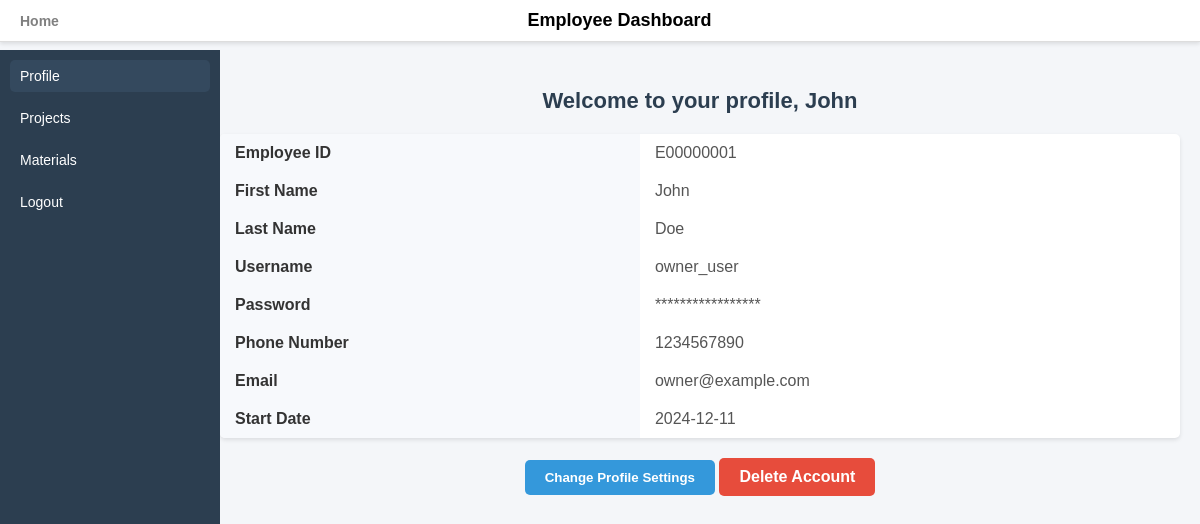
The app's page /employee_main/E00000001, older data.
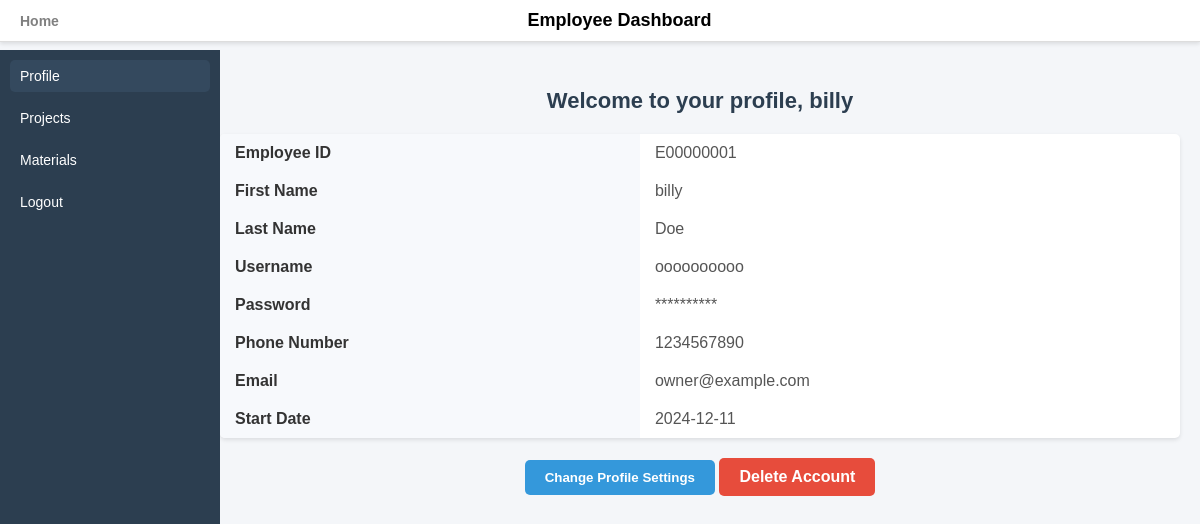
The same page, newer data.
### tables this page shows
CREATE TABLE EMPLOYEE (
                          EMPLOYEE_ID    CHAR(9)        NOT NULL,
                          FNAME          VARCHAR(15)    NOT NULL,
                          LNAME          VARCHAR(15),
                          PHONE_NUMBER   INT(10)        NOT NULL,
                          START_DATE     DATE           NOT NULL,
                          USERNAME       VARCHAR(35)    NOT NULL,
                          PASSWORD       VARCHAR(99)    NOT NULL,
                          EMAIL          VARCHAR(50)    NOT NULL,
                          IS_OWNER       BOOLEAN        NOT NULL DEFAULT FALSE,
                          IS_WORKER      BOOLEAN        NOT NULL DEFAULT TRUE,
                          PRIMARY KEY (EMPLOYEE_ID),
                          UNIQUE (USERNAME),
                          UNIQUE (EMAIL),
                          CONSTRAINT CHECK_ROLE CHECK (IS_OWNER != IS_WORKER)
);

### app.py (the view)
@app.route('/employee_main/<employee_id>')
def employee_main(employee_id):
    conn = get_db_connection()
    cursor = conn.cursor()
    cursor.execute("SELECT * FROM EMPLOYEE WHERE EMPLOYEE_ID = ?", (employee_id,))
    employee = cursor.fetchone()
    conn.close()
    if employee:
        employee_dict = dict(employee)
        employee_dict['MASKED_PASSWORD'] = '*' * len(employee_dict['PASSWORD'])
        return render_template('EmployeeMain.html', employee=employee_dict)
    else:
        flash("Employee not found.", 'error')
        return redirect(url_for('employee_login'))

### app.py (called while the page is built)
def get_db_connection():
    conn = sqlite3.connect('CustomerDB.db')
    conn.row_factory = sqlite3.Row
    return conn

### templates/EmployeeMain.html (shortened to what this page needs)
<!DOCTYPE html>
<html lang="en">
<head>
    <link rel="stylesheet" href="{{ url_for('static', filename='EmployeeMain.css') }}">
</head>
<body>
<div class="wrapper">
    <header class="topbar">
        <a href='/' class="home-link">Home</a>
        <h1>Employee Dashboard</h1>
    </header>
    <nav class="sidebar">
        <ul>
            <li><a href="#" class="nav-link active" data-section="profile">Profile</a></li>
            <li><a href="#" class="nav-link" data-section="project-dashboard">Projects</a></li>
            <li><a href="#" class="nav-link" data-section="materials-dashboard">Materials</a></li>
            <li><a href="{{ url_for('home') }}">Logout</a></li>
        </ul>
    </nav>
    <div class="main-content">
        <section id="profile" class="dashboard-section">
            <h2 class="center-text">Welcome to your profile, {{ employee['FNAME'] }}</h2>
            <table class="profile-table">
                <tr>
                    <td><strong>Employee ID</strong></td>
                    <td>{{ employee['EMPLOYEE_ID'] }}</td>
                </tr>
                <tr>
                    <td><strong>First Name</strong></td>
                    <td>{{ employee['FNAME'] }}</td>
                </tr>
                <tr>
                    <td><strong>Last Name</strong></td>
                    <td>{{ employee['LNAME'] }}</td>
                </tr>
                <tr>
                    <td><strong>Username</strong></td>
                    <td>{{ employee['USERNAME'] }}</td>
                </tr>
                <tr>
                    <td><strong>Password</strong></td>
                    <td>{{ employee['MASKED_PASSWORD'] }}</td>
                </tr>
                <tr>
                    <td><strong>Phone Number</strong></td>
                    <td>{{ employee['PHONE_NUMBER'] }}</td>
                </tr>
                <tr>
                    <td><strong>Email</strong></td>
                    <td>{{ employee['EMAIL'] }}</td>
                </tr>
                <tr>
                    <td><strong>Start Date</strong></td>
                    <td>{{ employee['START_DATE'] }}</td>
                </tr>
            </table>
            <div class="center-content">
                <button class="settings-btn" onclick="showProfileSettings()">Change Profile Settings</button>
                <button id="delete-account-btn" class="employee_css_delete-button">Delete Account</button>
            </div>
        </section>
    </div>
</div>
</body>
</html>

### static/EmployeeMain.css (style rules this page uses)
body { margin: 0; font-family: Arial, sans-serif; background-color: #f4f6f9; }
.wrapper { display: flex; flex-direction: column; height: 100vh; }
.topbar { background-color: white; display: flex; align-items: center; justify-content: space-between; padding: 10px 20px; border-bottom: 1px solid #ddd; box-shadow: 0 2px 4px rgba(0, 0, 0, 0.1); position: fixed; top: 0; left: 0; right: 0; z-index: 1000; }
.topbar h1 { margin: 0; font-size: 18px; font-weight: bold; text-align: center; flex: 1; }
.home-link { text-decoration: none; color: gray; font-size: 14px; font-weight: bold; transition: color 0.3s; margin-right: auto; }
.sidebar { width: 200px; background-color: #2c3e50; color: white; display: flex; flex-direction: column; padding: 10px; height: calc(100vh - 50px); position: fixed; top: 50px; left: 0; }
.sidebar ul { list-style: none; padding: 0; margin: 0; }
.sidebar ul li { margin-bottom: 10px; }
.sidebar ul li a { text-decoration: none; color: white; padding: 8px 10px; display: block; border-radius: 5px; transition: background-color 0.3s; font-size: 14px; }
.sidebar ul li a:hover, .sidebar ul li a.active { background-color: #34495e; }
.main-content { margin-left: 200px; margin-top: 50px; padding: 20px; }
.dashboard-section h2 { font-size: 22px; font-weight: bold; color: #2c3e50; margin-bottom: 20px; text-align: center; }
.profile-table { width: 100%; border-collapse: collapse; margin-top: 20px; background-color: white; box-shadow: 0 2px 4px rgba(0, 0, 0, 0.1); border-radius: 5px; overflow: hidden; }
.profile-table td { padding: 10px 15px; }
.profile-table td:first-child { font-weight: bold; background-color: #f7f9fc; color: #333; }
.profile-table td:last-child { color: #555; }
.center-content { text-align: center; margin-top: 20px; }
.settings-btn { background-color: #3498db; color: white; padding: 10px 20px; border: none; border-radius: 5px; font-weight: bold; cursor: pointer; transition: background-color 0.3s; }
.employee_css_delete-button { background-color: #e74c3c; color: white; border: none; padding: 10px 20px; font-size: 16px; font-weight: bold; cursor: pointer; border-radius: 5px; transition: background-color 0.3s ease; }

Row changes from the older to the newer data that the page shows:
changed EMPLOYEE "Doe": FNAME "John" → "billy"; USERNAME "owner_user" → "oooooooooo"
Text that changed along with them:
{{ employee['MASKED_PASSWORD'] }}: "*****************" → "**********"
